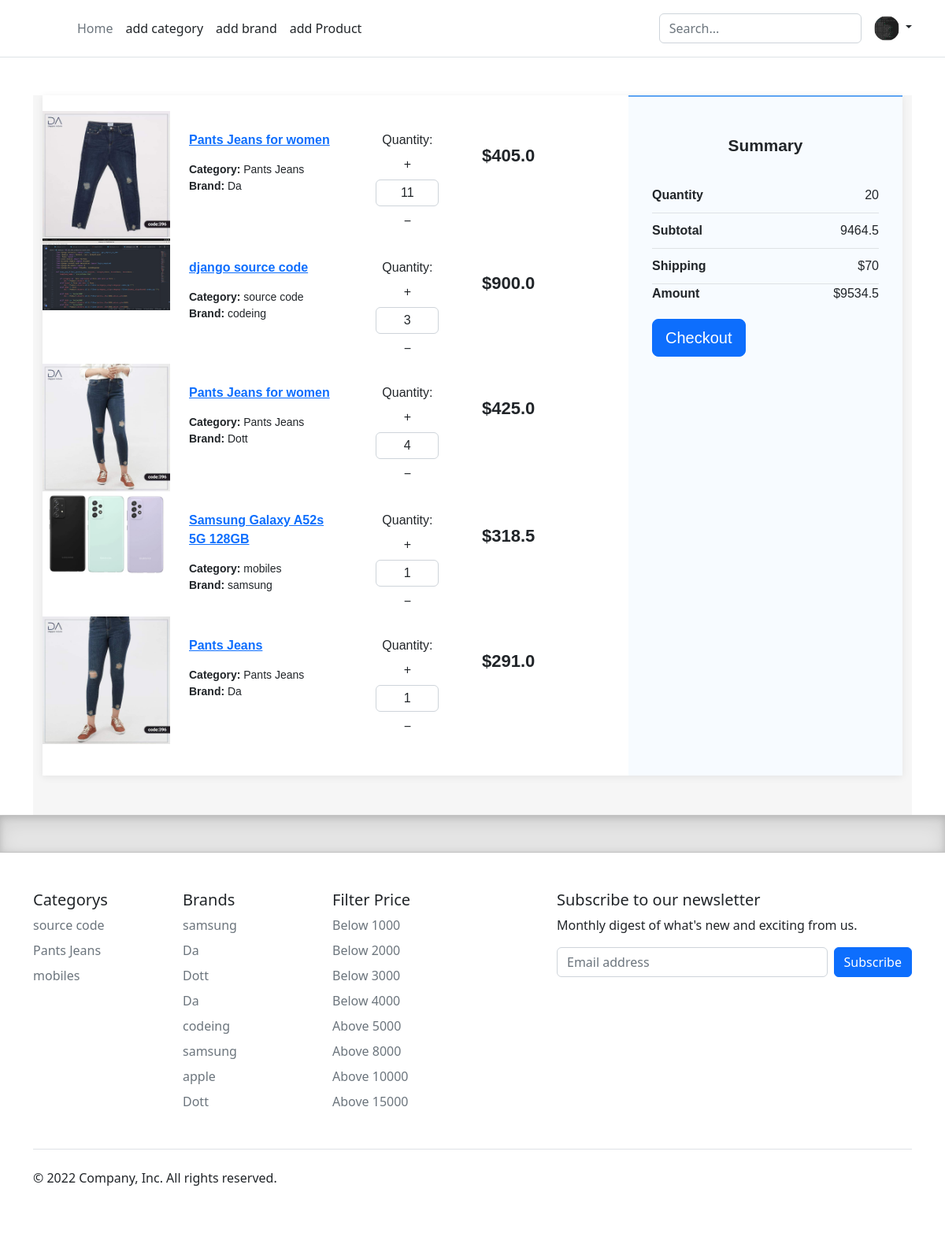
Screenshot of /cart/ (signed in) with the database file from the repository.
### users/models.py (models this page shows, shortened)
class Profile(models.Model) :
    user = models.OneToOneField(User, on_delete=models.CASCADE)
    bio = models.CharField(max_length=120, blank=True)
    avatar = models.ImageField(upload_to="profiles", default="profiles/avatar.png")
    nationality = models.CharField(max_length=120, blank=True)
    is_buyer = models.BooleanField(default=False)
    @property
    def avatar_url(self) :
        try :
            url = self.avatar.url
        except :
            url = None
        return url

### store/models.py (models this page shows, shortened)
class Cart(models.Model) :
    product = models.ForeignKey(Product, on_delete=models.CASCADE)
    user = models.ForeignKey(Profile, on_delete=models.CASCADE)
    quantity = models.PositiveIntegerField(default=0)
    created = models.DateTimeField(auto_now_add=True)
    @property
    def total_cart_price(self) :
        if self.product.discount != 0 :
            new_price = self.product.price - self.product.price * self.product.discount / 100
        else :
            new_price = self.product.price
        total = new_price * self.quantity
        return total

class Product(models.Model) :
    salesman = models.ForeignKey(Account, on_delete=models.CASCADE)
    name = models.CharField(max_length=122)
    slug = models.SlugField(blank=True, null=True, unique=True)
    image = models.ImageField(upload_to="products")
    price = models.PositiveIntegerField(default=0)
    brand = models.ForeignKey(Brand, on_delete=models.CASCADE)
    category = models.ForeignKey(Category, on_delete=models.CASCADE)
    option = models.CharField(max_length=10, choices=CATEGORY_CHOICES, blank=True, null=True)
    description = models.TextField()
    discount = models.PositiveIntegerField(default=0, validators=[MaxValueValidator(70),MinValueValidator(0) ])
    timestamp = models.DateTimeField(auto_now_add=True)
    objects = ProductManager()
    @property
    def new_price_after_dicount(self) :
        if self.discount != 0 :
            new_price = self.price - self.price * self.discount / 100
        else :
            new_price = self.price
        return new_price

class Category(models.Model) :
    name = models.CharField(max_length=40, unique=True)
    slug = models.SlugField(blank=True, unique=True)

class Brand(models.Model) :
    name = models.CharField(max_length=50, unique=True)
    slug = models.SlugField(blank=True, null=True, unique=True)

### store/views.py (the view)
# urls.py: path('cart/', views.cart_user_view, name="cart"),
@login_required
def cart_user_view(request) :
    template_name = "store/cart.html"
    profile = Profile.objects.get(user=request.user)
    cart = Cart.objects.filter(user=profile)
    total_price = 0
    total_quantity = 0
    total = 0
    shopping = 0
    for item in cart :
        shopping = 70
        total_price += item.total_cart_price
        total_quantity += item.quantity
        total +=  item.total_cart_price
    context = {
        "cart" : cart,
        "total" : total_price,
        'shopping':shopping,
        "total_quantity":total_quantity,
        'amonut' :total + shopping
    }
    return render(request, template_name, context)

### processors/context_processors.py (called while the page is built)
def profile_context_processors_view(request) :
    if request.user.is_authenticated:
        profile = Profile.objects.get(user=request.user)
        context = {"profile":profile}
        return context
    return {}

def category_product_view(request) :
    qs = Category.objects.filter().order_by("?")[:10]
    context = {
        "catrogrys":qs
    }
    return context

def brand_product_view(request) :
    qs = Product.objects.filter().order_by("?")[:10]
    context = {
        "brands":qs
    }
    return context

### store/models.py (called while the page is built)
    def get_queryset(self) :
        return ProductQuerySet(self.model, using=self._db)

### store/templates/store/cart.html (shortened to what this page needs)
{% extends 'base.html' %}
{% block content %}
      <main class="page">
         <section class="shopping-cart dark">
           <div class="container">
              <div class="content">
               <div class="row">
                 <div class="col-md-12 col-lg-8">
                   <div class="items">
                     <div class="product">
                      {% for item in cart %}
                       <div class="row">
                         <div class="col-md-3">
                           <img class="img-fluid mx-auto d-block image" src="{{item.product.image.url}}">
                         </div>
                         <div class="col-md-8">
                           <div class="info">
                             <div class="row">
                               <div class="col-md-5 product-name">
                                 <div class="product-name">
                                   <a href="{% url 'store:detail' item.product.slug %}">{{item.product.name}}</a>
                                   <div class="product-info">
                                    <div>Category: <span class="value">{{item.product.category.name}}</span></div>
                                     <div>Brand: <span class="value">{{item.product.brand.name}}</span></div>
                                   </div>
                                 </div>
                               </div>
                               <div class="col-md-4 quantity qunatity-count {{item.product.id}}">
                                 <label for="quantity">Quantity:</label>
                                 <form action="{% url 'store:add_to_cart' %}"class="col-md-12" method="POST">
                                <button class="btn btn-outline-black increase" type="submit">&plus;</button>
                                </form>
                                <input id="quantitycc" type="text" value ="{{item.quantity}}" class="form-control quantity-input">
                                <form action="{% url 'store:minus_from_cart' %}"class="col-md-12" method="post">
                                <button class="btn btn-outline-black decrease" type="submit">&minus;</button>
                                </form>
                                </div>
                               <div class="col-md-3 price">
                                 <span>${{item.product.new_price_after_dicount}}</span>
                               </div>
                             </div>
                           </div>
                         </div>
                       </div>
                       {% endfor %}
                      </div>
                   </div>
                 </div>
                 <div class="col-md-12 col-lg-4">
                   <div class="summary">
                     <h3>Summary</h3>
                     <div class="summary-item"><span class="text">Quantity</span><span class="price">{{total_quantity}}</span></div>
                     <div class="summary-item"><span class="text">Subtotal</span><span class="price">{{total}}</span></div>
                     <div class="summary-item"><span class="text">Shipping</span><span class="price">${{shopping}}</span></div>
                     <div class="summary-item"><span class="text">Amount</span><span class="price">${{amonut}}</span></div>
                     <a href="{% url 'store:shopping' %}"><button type="button" class="btn btn-primary btn-lg btn-block">Checkout</button></a>
                   </div>
                 </div>
               </div>
             </div>
           </div>
        </section>
      </main>
{% endblock content %}

### templates/partials/navbar.html (shortened to what this page needs)
<main>
<header class="p-3 mb-3 border-bottom">
  <div class="container">
    <div class="d-flex flex-wrap align-items-center justify-content-center justify-content-lg-start">
      <a href="/" class="d-flex align-items-center mb-2 mb-lg-0 text-dark text-decoration-none">
        <svg class="bi me-2" width="40" height="32" role="img" aria-label="Bootstrap"><use xlink:href="#bootstrap"/></svg>
      </a>
      <ul class="nav col-12 col-lg-auto me-lg-auto mb-2 justify-content-center mb-md-0">
        <li><a href="{% url 'store:home' %}" class="nav-link px-2 link-secondary">Home</a></li>
        {% if profile.is_buyer %}
        <li><a href="{% url 'store:add_category' %}" class="nav-link px-2 link-dark">add category</a></li>
        <li><a href="{% url 'store:add_brand' %}" class="nav-link px-2 link-dark">add brand</a></li>
        <li><a href="{% url 'store:new_product' %}" class="nav-link px-2 link-dark">add Product</a></li>
        {% endif %}
      </ul>
      <form method="get" action="{% url 'search:search' %}" class="col-12 col-lg-auto mb-3 mb-lg-0 me-lg-3" role="search">
        <input type="search" class="form-control" name="q" placeholder="Search..." aria-label="Search">
      </form>
      {% if request.user.is_authenticated %}
      <div class="dropdown text-end">
        <a href="#" class="d-block link-dark text-decoration-none dropdown-toggle" data-bs-toggle="dropdown" aria-expanded="false">
          <img src="{{profile.avatar_url}}" alt="mdo" width="32" height="32" class="rounded-circle">
        </a>
        {% else %}
        <div class="text-end">
          <a href="{% url 'users:login' %}"><button type="button" class="btn btn-light text-dark me-2">Login</button></a>
          <a href="{% url 'users:register' %}"><button type="button" class="btn btn-primary">Sign-up</button></a>
        </div>
        {% endif %}
      </div>
    </div>
  </div>
</header>
</main>

### templates/partials/footer.html (shortened to what this page needs)
<div class="b-example-divider"></div>
<div class="container">
  <footer class="py-5">
    <div class="row">
      <div class="col-6 col-md-2 mb-3">
        <h5>Categorys</h5>
        {% for item in catrogrys %}
        <ul class="nav flex-column">
          <li class="nav-item mb-2"><a href="{% url 'store:filter_category' item.slug %}" class="nav-link p-0 text-muted">{{item.name}}</a></li>
        </ul>
        {% endfor %}
      </div>
      <div class="col-6 col-md-2 mb-3">
        <h5>Brands</h5>
        {% for item in brands %}
        <ul class="nav flex-column">
          <li class="nav-item mb-2"><a href="{% url 'store:filter_brand' item.category.slug item.brand.slug %}" class="nav-link p-0 text-muted">{{item.brand.name}}</a></li>
        </ul>
        {% endfor %}
      </div>
       <div class="col-6 col-md-2 mb-3">
        <h5>Filter Price</h5>
        <ul class="nav flex-column">
          <li class="nav-item mb-2"><a href="{% url 'store:filter_price' 'below1000' %}" class="nav-link p-0 text-muted">Below 1000</a></li>
          <li class="nav-item mb-2"><a href="{% url 'store:filter_price' 'below2000' %}" class="nav-link p-0 text-muted">Below 2000</a></li>
          <li class="nav-item mb-2"><a href="{% url 'store:filter_price' 'below3000' %}" class="nav-link p-0 text-muted">Below 3000</a></li>
          <li class="nav-item mb-2"><a href="{% url 'store:filter_price' 'below4000' %}" class="nav-link p-0 text-muted">Below 4000</a></li>
          <li class="nav-item mb-2"><a href="{% url 'store:filter_price' 'above5000' %}" class="nav-link p-0 text-muted">Above 5000</a></li>
          <li class="nav-item mb-2"><a href="{% url 'store:filter_price' 'above8000' %}" class="nav-link p-0 text-muted">Above 8000</a></li>
          <li class="nav-item mb-2"><a href="{% url 'store:filter_price' 'above10000' %}" class="nav-link p-0 text-muted">Above 10000</a></li>
          <li class="nav-item mb-2"><a href="{% url 'store:filter_price' 'above15000' %}" class="nav-link p-0 text-muted">Above 15000</a></li>
        </ul>
      </div>
      <div class="col-md-5 offset-md-1 mb-3">
        <form method="post" action="{% url 'users:subscribe' %}">
          <h5>Subscribe to our newsletter</h5>
          <p>Monthly digest of what's new and exciting from us.</p>
          <div class="d-flex flex-column flex-sm-row w-100 gap-2">
            <input id="newsletter1" name="news_email" type="email" class="form-control" placeholder="Email address">
            <button class="btn btn-primary" type="submit">Subscribe</button>
          </div>
        </form>
      </div>
    </div>
    <div class="d-flex flex-column flex-sm-row justify-content-between py-4 my-4 border-top">
      <p>&copy; 2022 Company, Inc. All rights reserved.</p>
      <ul class="list-unstyled d-flex">
        <li class="ms-3"><a class="link-dark" href="#"><svg class="bi" width="24" height="24"><use xlink:href="#twitter"/></svg></a></li>
        <li class="ms-3"><a class="link-dark" href="#"><svg class="bi" width="24" height="24"><use xlink:href="#instagram"/></svg></a></li>
        <li class="ms-3"><a class="link-dark" href="#"><svg class="bi" width="24" height="24"><use xlink:href="#facebook"/></svg></a></li>
      </ul>
    </div>
  </footer>
</div>

### static/style/main.css (style rules this page uses)
body { margin-top:20px; background-color: #f4f7f6; }
.shopping-cart { padding-bottom: 50px; font-family: 'Montserrat', sans-serif; }
.shopping-cart.dark { background-color: #f6f6f6; }
.shopping-cart .content { box-shadow: 0px 2px 10px rgba(0, 0, 0, 0.075); background-color: white; }
.shopping-cart .items { margin: auto; }
.shopping-cart .items .product { margin-bottom: 20px; padding-top: 20px; padding-bottom: 20px; }
.shopping-cart .items .product .info { padding-top: 0px; text-align: center; }
.shopping-cart .items .product .info .product-name { font-weight: 600; }
.shopping-cart .items .product .info .product-name .product-info { font-size: 14px; margin-top: 15px; }
.shopping-cart .items .product .info .product-name .product-info .value { font-weight: 400; }
.shopping-cart .items .product .info .quantity .quantity-input { margin: auto; width: 80px; }
.shopping-cart .items .product .info .price { margin-top: 15px; font-weight: bold; font-size: 22px; }
.shopping-cart .summary { border-top: 2px solid #5ea4f3; background-color: #f7fbff; height: 100%; padding: 30px; }
.shopping-cart .summary h3 { text-align: center; font-size: 1.3em; font-weight: 600; padding-top: 20px; padding-bottom: 20px; }
.shopping-cart .summary .summary-item:not(:last-of-type) { padding-bottom: 10px; padding-top: 10px; border-bottom: 1px solid rgba(0, 0, 0, 0.1); }
.shopping-cart .summary .text { font-size: 1em; font-weight: 600; }
.shopping-cart .summary .price { font-size: 1em; float: right; }
.shopping-cart .summary button { margin-top: 20px; }
@media (min-width: 768px) { .shopping-cart .items .product .info { padding-top: 25px; text-align: left; } }
@media (min-width: 768px) { .shopping-cart .items .product .info .price { font-weight: bold; font-size: 22px; top: 17px; } }
@media (min-width: 768px) { .shopping-cart .items .product .info .quantity { text-align: center; } }
@media (min-width: 768px) { .shopping-cart .items .product .info .quantity .quantity-input { padding: 4px 10px; text-align: center; } }

### static/style/form-validation.css (style rules this page uses)
.container { max-width: 960px; }

### templates/base.html (style rules this page uses)
.b-example-divider { height: 3rem; background-color: rgba(0, 0, 0, .1); border: solid rgba(0, 0, 0, .15); border-width: 1px 0; box-shadow: inset 0 .5em 1.5em rgba(0, 0, 0, .1), inset 0 .125em .5em rgba(0, 0, 0, .15); }
.bi { vertical-align: -.125em; fill: currentColor; }

### rows the page displays
Profile: avatar_url (picture)
Cart: product.image (picture), product.name "Pants Jeans for women", product.category.name "Pants Jeans", product.brand.name "Da", quantity "11", product.new_price_after_dicount "405.0"
Cart: product.image (picture), product.name "django source code", product.category.name "source code", product.brand.name "codeing", quantity "3", product.new_price_after_dicount "900.0"
Cart: product.image (picture), product.name "Pants Jeans for women", product.category.name "Pants Jeans", product.brand.name "Dott", quantity "4", product.new_price_after_dicount "425.0"
Cart: product.image (picture), product.name "Samsung Galaxy A52s 5G 128GB", product.category.name "mobiles", product.brand.name "samsung", quantity "1", product.new_price_after_dicount "318.5"
Cart: product.image (picture), product.name "Pants Jeans", product.category.name "Pants Jeans", product.brand.name "Da", quantity "1", product.new_price_after_dicount "291.0"
Category: name "source code"
Category: name "Pants Jeans"
Category: name "mobiles"
Product: brand.name "samsung"
Product: brand.name "Da"
Product: brand.name "Dott"
Product: brand.name "Da"
Product: brand.name "codeing"
Product: brand.name "samsung"
Product: brand.name "apple"
Product: brand.name "Dott"

### other values shown
{{ total_quantity }} "20"
{{ total }} "9464.5"
{{ shopping }} "70"
{{ amonut }} "9534.5"
